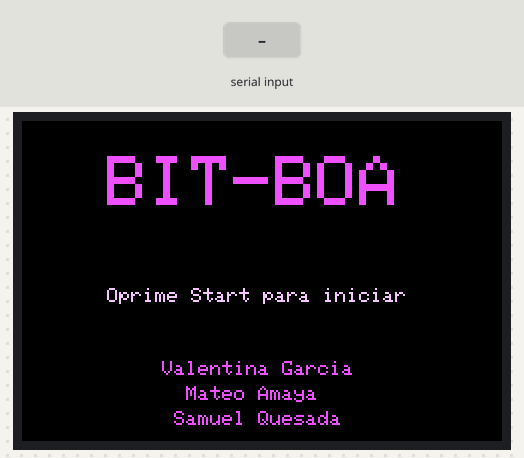
Recording of a sketch running on a simulated ESP32. Parts: 480×320 colour display. The test bench sets the inputs (shaded band). Random numbers use the default seed unless the sketch sets one.

Above: at 1.3 s.
1.4 s: "W" received over Serial
At 1.8 s:
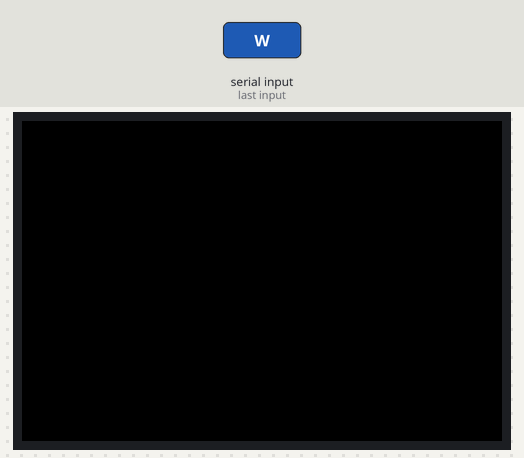
At 2.8 s:
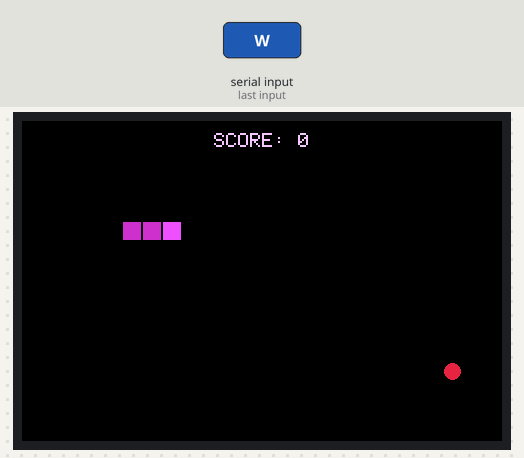
Timing chart, 0 to 4.4 s (numbered marks = the images above; inputs shaded):
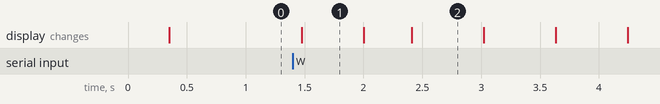

The sketch:

serpiente_moviniento.ino
```cpp
#include <SPI.h>
#include <TFT_eSPI.h>

TFT_eSPI tft = TFT_eSPI();
TFT_eSprite canvas = TFT_eSprite(&tft);

// --- TUS COLORES ---
uint16_t a = tft.color565(234, 82, 255);      // Rosa/Morado principal
uint16_t b = tft.color565(240, 199, 255);     // Rosa claro       // Fondo Gris oscuro
uint16_t colorCuerpo = tft.color565(200, 50, 200);
uint16_t apple = tft.color565(228, 37, 65);

// --- VARIABLES DEL JUEGO ---
int posX[100], posY[100];
int tamano = 3;
char direccion = 'D';
int veloci = 150;
int puntos = 0;
int manzanaX = 240, manzanaY = 160;

// Control de pantallas (0: Menú, 1: Jugando, 2: Game Over)
int estadoJuego = 0;

// --- TU FUNCIÓN DE TEXTO ---
void Texto(int a, int b, uint16_t c, int d, String e) {
  tft.setCursor(a, b);
  tft.setTextColor(c, TFT_BLACK);
  tft.setTextSize(d);
  tft.print(e);
}

// --- FUNCIONES MODULARES ---

void resetJuego() {
  tamano = 3;
  direccion = 'D';
  veloci = 150;
  puntos = 0;
  for(int i = 0; i < tamano; i++) {
    posX[i] = 100 - (i * 20);
    posY[i] = 100;
  }
  manzanaX = random(1, 23) * 20;
  manzanaY = random(1, 15) * 20;
}

void mostrarMenu() {
  tft.fillScreen(TFT_BLACK);
  while(true) {
    if(Serial.available() > 0) {
      Serial.read(); // Limpiar el buffer
      estadoJuego = 1; // Cambiar a estado Jugando
      resetJuego();
      tft.fillScreen(TFT_BLACK); // Limpiar pantalla para el juego
      break;
    }
    Texto(85, 35, a, 12, "BIT-BOA");
    Texto(140, 240, a, 2, "Valentina Garcia");
    Texto(140, 265, a, 2, "  Mateo Amaya  ");
    Texto(140, 290, a, 2, " Samuel Quesada ");
    Texto(85, 167, b, 2, "Oprime Start para iniciar");
    delay(100);
  }
}

void mostrarGameOver() {
  tft.fillScreen(TFT_BLACK);
  while(true) {
    Texto(45, 100, a, 10, "GAME OVER");
    Texto(120, 220, b, 2, "Puntos: " + String(puntos));
    Texto(80, 260, a, 2, "Presiona tecla para reiniciar");
    delay(250);
    Texto(45, 100, TFT_BLACK, 10, "GAME OVER");


    if(Serial.available() > 0) {
      Serial.read();
      estadoJuego = 0; // Volver al menú
      break;
    }
    delay(200);
  }
}

void leerControl() {
  if (Serial.available() > 0) {
    char lectura = Serial.read();
    if (lectura == 'W' && direccion != 'S') direccion = 'W';
    if (lectura == 'S' && direccion != 'W') direccion = 'S';
    if (lectura == 'A' && direccion != 'D') direccion = 'A';
    if (lectura == 'D' && direccion != 'A') direccion = 'D';
  }
}

void actualizarLogica() {
  // Movimiento del cuerpo
  for (int i = tamano - 1; i > 0; i--) {
    posX[i] = posX[i - 1];
    posY[i] = posY[i - 1];
  }
  // Movimiento cabeza
  if (direccion == 'W') posY[0] -= 20;
  if (direccion == 'S') posY[0] += 20;
  if (direccion == 'A') posX[0] -= 20;
  if (direccion == 'D') posX[0] += 20;
// LOGICA DE LA MANZANA
 if (posX[0] == manzanaX && posY[0] == manzanaY) {
    tamano++;
    puntos += 100;
    if(veloci > 30) veloci -= 10;

    // --- NUEVO FILTRO DE POSICIÓN ---
    // Usamos un bucle para asegurarnos de que la nueva manzana sea válida
    bool manzanaEncimaCuerpo;
    do {
      manzanaEncimaCuerpo = false;
      // Generamos una posición aleatoria alineada (rejilla de 20px)
      manzanaX = random(1, 23) * 20;
      manzanaY = random(1, 15) * 20;

      // Verificamos que la nueva manzana NO aparezca sobre el cuerpo
      for (int i = 0; i < tamano; i++) {
        if (manzanaX == posX[i] && manzanaY == posY[i]) {
          manzanaEncimaCuerpo = true;
          break; // Salimos del for si hay coincidencia
        }
      }
    } while (manzanaEncimaCuerpo);
    // --------------------------------------------
  }
  // Colisión Cuerpo
  for (int i = 1; i < tamano; i++) {
    if (posX[0] == posX[i] && posY[0] == posY[i]) {
      estadoJuego = 2;
    }
  }

  // Límites
  if (posX[0] < 0 || posX[0] >= 480 || posY[0] < 0 || posY[0] >= 320) {
    estadoJuego = 2;
  }
}

void dibujarJuego() {
  canvas.fillSprite(TFT_BLACK); // Limpiar el lienzo

  // 1. DIBUJAR PUNTUACIÓN (Arriba en el medio)
  canvas.setTextColor(b); // Usamos tu color rosa claro
  canvas.setTextSize(2);
  canvas.setTextDatum(MC_DATUM); // Centra el texto respecto al punto X dado
  canvas.drawString("SCORE: " + String(puntos), 240, 20); // 240 es la mitad de 480

  // 2. DIBUJAR MANZANA
  canvas.fillSmoothCircle(manzanaX + 10, manzanaY + 10, 8, apple);

  // 3. DIBUJAR SERPIENTE
  for (int i = 0; i < tamano; i++) {
    uint16_t c = (i == 0) ? a : colorCuerpo;
    canvas.fillRect(posX[i] + 1, posY[i] + 1, 18, 18, c);
  }

  // 4. ENVIAR A PANTALLA
  canvas.pushSprite(0, 0);
}
// --- SETUP ---
void setup() {
  tft.init();
  tft.setRotation(1);
  canvas.createSprite(480, 320);
  Serial.begin(115200);
  randomSeed(analogRead(0)); // Para que las manzanas sean aleatorias de verdad
}

// --- LOOP PRINCIPAL ---
void loop() {
  if (estadoJuego == 0) {
    mostrarMenu();
  }
  else if (estadoJuego == 1) {
    leerControl();
    actualizarLogica();
    dibujarJuego();
    delay(veloci);
  }
  else if (estadoJuego == 2) {
    mostrarGameOver();
  }
}
```

Measured:
- after the input at 1.4 s, the display: changes after 0.08 s (image 1)
- what the display in image 1 shows lasts 0.5 s, from 1.5 s to 2.0 s
- what the display in image 2 shows lasts 0.6 s, from 2.4 s to 3.0 s
